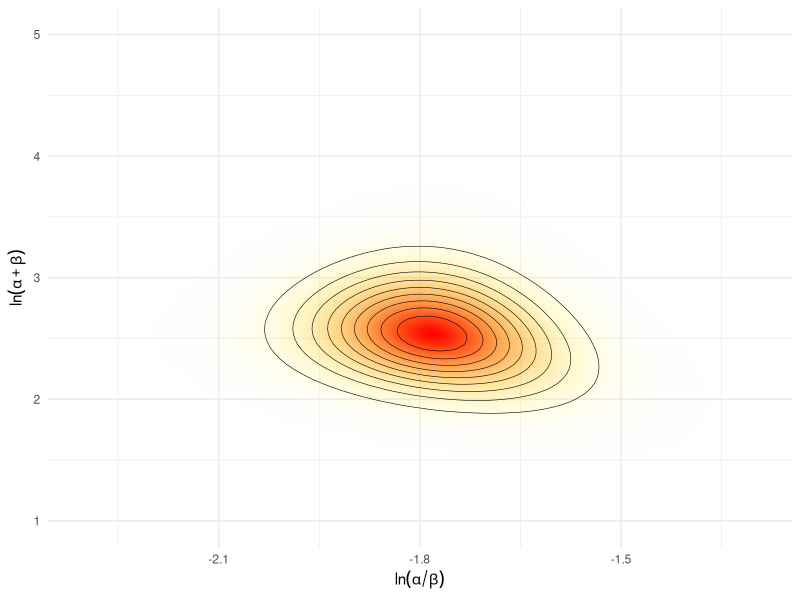
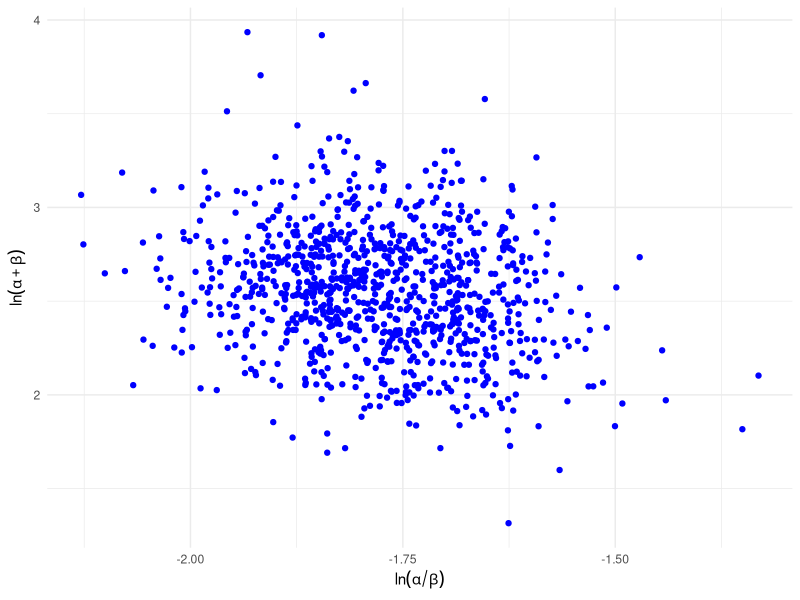
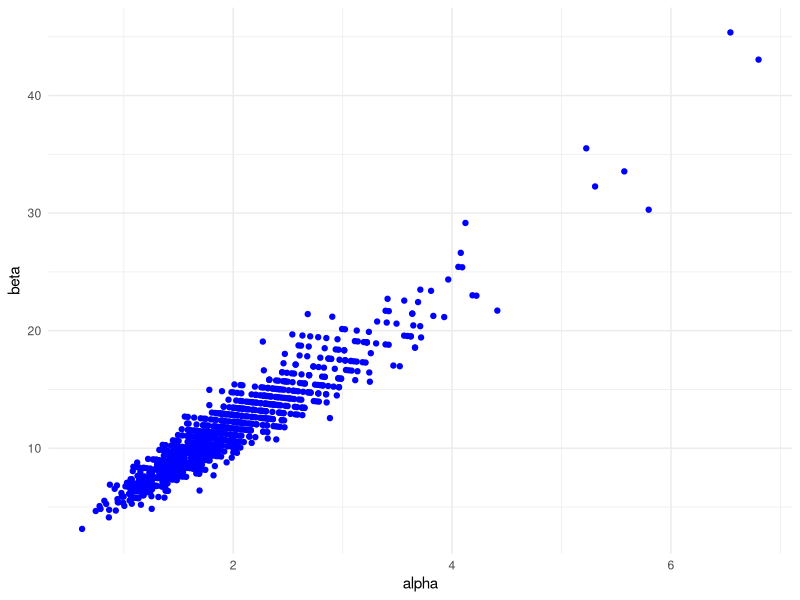
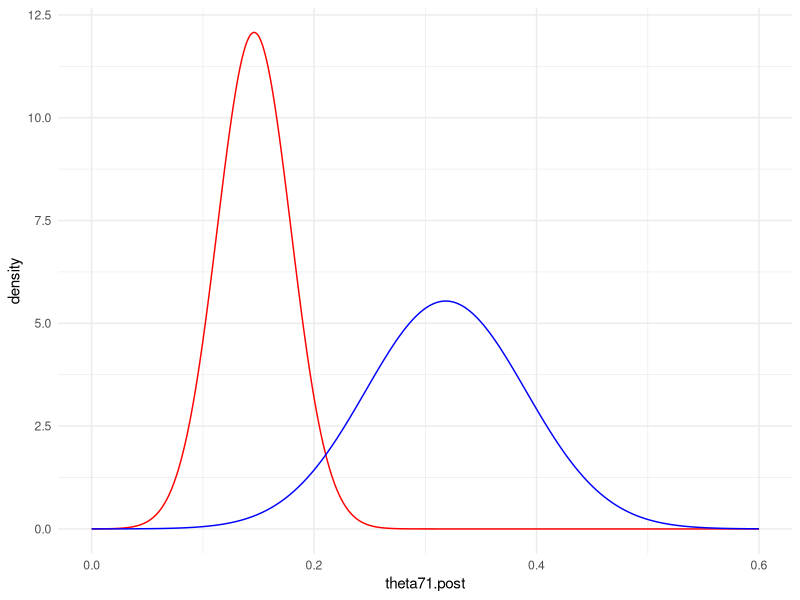

Write R code to recreate these figures, in order.
## ---- chunk 1
library(knitr)
library(lubridate) # working with dates
library(broom)
library(gridExtra)
library(tidyverse) # data manipulation and visualization - loads several packages

## ---- chunk 2
df1=tibble(y = c(0,0,0,0,0,0,0,0,0,0,0,0,0,0,
                 1,1,1,1,1,1,1,1,2,2,2,2,2,2,2,2,
        2,1,5,2,5,3,2,7,7,3,3,2,9,10,
        4,4,4,4,4,4,4,10,4,4,4,5,11,12,
        5,5,6,5,6,6,6,6,16,15,15,9,4),
n = c(20,20,20,20,20,20,20,19,19,19,19,
      18,18,17,20,20,20,20,19,19,18,18,25,24,
       23,20,20,20,20,20,20,10,49,19,46,27,
      17,49,47,20,20,13,48,50,20,20,20,20,
       20,20,20,48,19,19,19,22,46,49,20,
      20,23,19,22,20,20,20,52,46,47,24,14))
## ---- chunk 3
logl <- function(a, b){
  lgamma(a+b)-lgamma(a)-lgamma(b)+lgamma(a+df1$y)+lgamma(b+df1$n-df1$y)-lgamma(a+b+df1$n)
}

fun=function (A,B) {-5/2*log(A+B)+(sum(logl(A,B)))}
## ---- chunk 4
Ax=seq(-2.3,-1.3,length.out=100) # values of ln(alpha/beta)
Bx=seq(1,5,length.out=100) # values of ln(alpha + beta)
## ---- chunk 5

df2=crossing(Ax,Bx) %>%
  mutate(A=exp(Ax+Bx)/(exp(Ax)+1),B=exp(Bx)/(exp(Ax)+1)) %>%
  mutate(p=pmap_dbl(list(A=A,B=B),fun),p=exp(p-max(p)))

## ---- chunk 6
#xl <- c(-2, 8)
#yl <- c(-2, 40)

#df2 %>% ggplot(aes(x=log(A/B),y=log(A+B))) +
 # geom_point()
  
 df2 %>% ggplot(aes(x=Ax,y=Bx,)) +
  geom_raster(aes(fill = p, alpha = p), interpolate = T) +
  geom_contour(aes(z = p), colour = 'black', size = 0.2) +
  labs(x = bquote(ln(alpha/beta)), y = bquote(ln(alpha+beta))) +
  scale_fill_gradient(low = 'yellow', high = 'red', guide = F) +
  scale_alpha(range = c(0, 1), guide = F) +
  theme_minimal()
## ---- chunk 7
nsamp=1000
mysample=df2 %>% sample_n(size=nsamp, replace=TRUE,weight=p)
## ---- chunk 8
mysample %>% ggplot( aes(x=Ax, y=Bx))    +
  geom_jitter(color = 'blue') +
  labs(x = bquote(ln(alpha/beta)), y = bquote(ln(alpha+beta))) +
  theme_minimal()
## ---- chunk 9
mysample %>% ggplot( aes(x=A, y=B))    +
  geom_jitter(color = 'blue') +
  labs(x = 'alpha', y = 'beta') +
  theme_minimal()
## ---- chunk 10
a1=mean(mysample$A)
b1=mean(mysample$B)

dfs=mysample %>% select(A,B,p)
dfs$theta71.post=rbeta(1,dfs$A+4,dfs$B+14)
dfs$theta71.post.res=rbeta(1,a1+4,b1+14)

#dfs2=df2 %>% gather

## ---- chunk 11
dfs %>% ggplot(aes(x=theta71.post))+geom_density(aes(x=theta71.post),color="Red")+
  geom_density(aes(x=theta71.post.res),color="Blue")+
  xlim(0, .6)+
theme_minimal()
